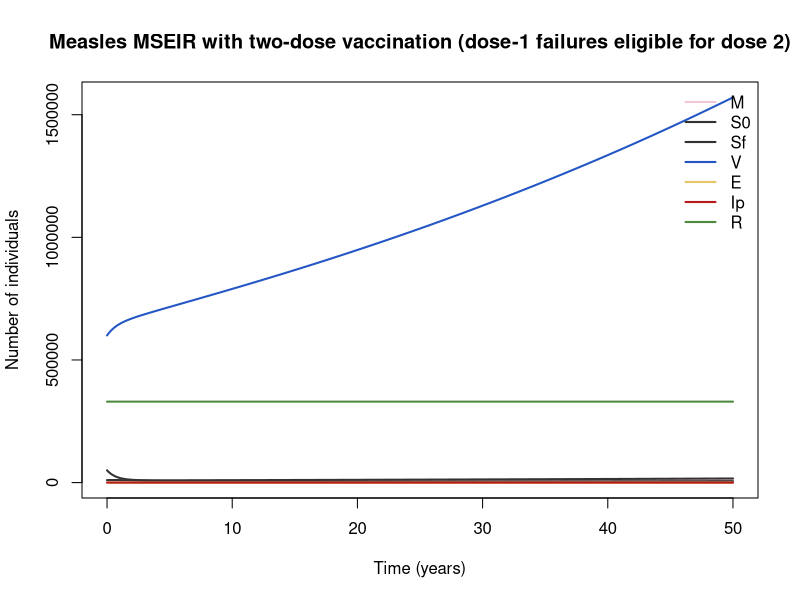

Reproduce this figure in R.
## Measles MSEIR with two-dose vaccination (dose-1 failures eligible for dose 2)
## Measles.
## Parameter values: 0 of 10 checked against the source; the rest are recalled or illustrative.
## Reference: [ILLUSTRATIVE] MSEIR structure from Hethcote HW, "The mathematics of infectious diseases," SIAM Review 2000;42:599–653, https://doi.org/10.1137/S0036144500371907. The values below are from my recall and were not fetched this session:
## Source: https://doi.org/10.1137/S0036144500371907
##
## Generated from a compartmental model diagram (model format v1).
## Regenerating from the same diagram always gives this exact file.
##
## Compartments: M, S0, Sf, V, E, Ip, R
## Flows (time unit: years):
##   (outside) -> M  : mu * N
##   M -> S0         : xi_m * M
##   S0 -> V         : e1 * nu1 * S0
##   S0 -> Sf        : (1 - e1) * nu1 * S0
##   Sf -> V         : e2 * nu2 * Sf
##   S0 -> E         : foi * S0
##   Sf -> E         : foi * Sf
##   E -> Ip         : sig_lat * E
##   Ip -> R         : g_rec * Ip
##   M -> (outside)  : mu * M

library(deSolve)

# ---- Time ------------------------------------------------------------
times <- seq(0, 50, by = 0.05)  # years

# ---- Parameters ------------------------------------------------------
parameters <- c(
  R0_m = 15,          # Guerra 2017 range (recall)
  sig_lat = 365 / 8,  # 8-day latent period (1/year) [illustrative]
  g_rec = 365 / 5,    # 5-day infectious period (1/year) [illustrative]
  xi_m = 2,           # loss of maternal antibody at about 6 months (1/year) [illustrative]
  nu1 = 1.5,          # per-capita dose-1 rate in S0 (1/year) [illustrative]
  nu2 = 0.3,          # dose-2 rate in Sf (1/year) [illustrative]
  e1 = 0.93,          # efficacy of dose 1, and of dose 2 given to a dose-1 failure
  e2 = 0.97,          # efficacy of dose 1, and of dose 2 given to a dose-1 failure
  mu = 0.0133,        # birth = death rate (1/year) [illustrative]
  N0 = 1e6            # value taken from the notes text [recalled]
)

# ---- Initial conditions ----------------------------------------------
state <- with(as.list(parameters), {
  M <- 0.01 * N0   # maternally protected
  S0 <- 0.05 * N0  # susceptible, unvaccinated
  Sf <- 0.01 * N0  # susceptible after failed or missed dose 1, eligible for dose 2
  V <- 0.6 * N0    # vaccine-immune
  E <- 10          # exposed
  Ip <- 10         # infectious
  R <- 0.33 * N0   # recovered
  c(M = M, S0 = S0, Sf = Sf, V = V, E = E, Ip = Ip, R = R)
})

# ---- Model equations -------------------------------------------------
measles_mseir_2dose_model <- function(t, state, parameters) {
  with(as.list(c(state, parameters)), {
    # Total population
    N <- M + S0 + Sf + V + E + Ip + R

    # Derived quantities
    foi <- R0_m * (g_rec + mu) * Ip / N

    # Rates of change
    dM <- mu * N - xi_m * M - mu * M
    dS0 <- xi_m * M - e1 * nu1 * S0 - (1 - e1) * nu1 * S0 - foi * S0
    dSf <- (1 - e1) * nu1 * S0 - e2 * nu2 * Sf - foi * Sf
    dV <- e1 * nu1 * S0 + e2 * nu2 * Sf
    dE <- foi * S0 + foi * Sf - sig_lat * E
    dIp <- sig_lat * E - g_rec * Ip
    dR <- g_rec * Ip

    list(c(dM, dS0, dSf, dV, dE, dIp, dR))
  })
}

# ---- Solve -----------------------------------------------------------
out <- ode(y = state, times = times, func = measles_mseir_2dose_model, parms = parameters)
out <- as.data.frame(out)

# ---- Plot ------------------------------------------------------------
compartment_cols <- c(M = "#F3C6D3", S0 = "#333333", Sf = "#333333", V = "#2457C5", E = "#E8C468", Ip = "#B71C1C", R = "#4E8A3E")
matplot(out$time, out[, names(compartment_cols)], type = "l", lty = 1, lwd = 2,
        col = compartment_cols, xlab = "Time (years)", ylab = "Number of individuals",
        main = "Measles MSEIR with two-dose vaccination (dose-1 failures eligible for dose 2)")
legend("topright", legend = names(compartment_cols), col = compartment_cols,
       lty = 1, lwd = 2, bty = "n")
